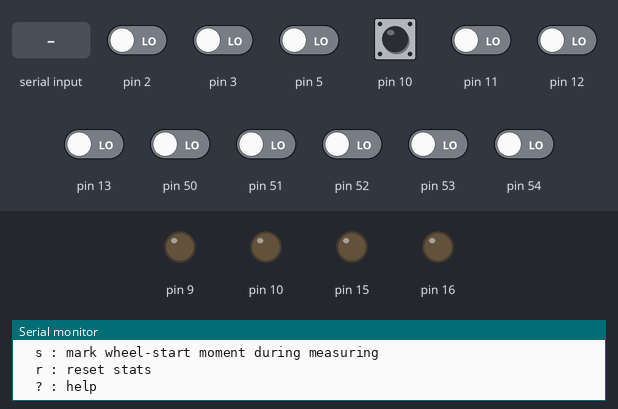
The sketch below on a simulated Arduino Mega 2560, built with avr-gcc and run on an emulated ATmega2560. On the bench: output pins drawn as LEDs (lit = HIGH), the last lines printed to the serial monitor. The inputs (shaded band) are chosen by the test bench; at power-on: pin 2, pin 3, pin 5, pin 10–13, pin 50–54 LOW.

Above: at 1.2 s.
1.3 s: "r" received over Serial
3.0 s: "a" received over Serial
At 3.16 s:
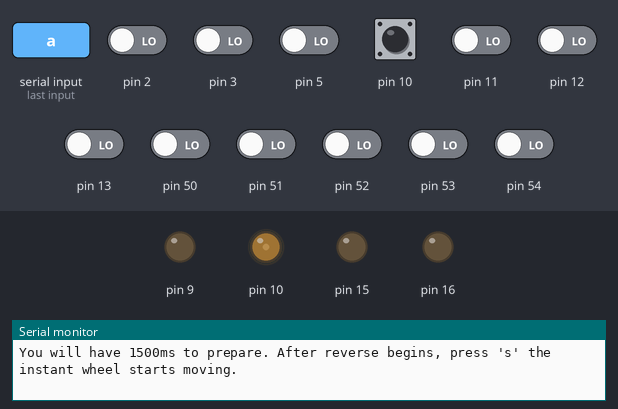
At 5.98 s:
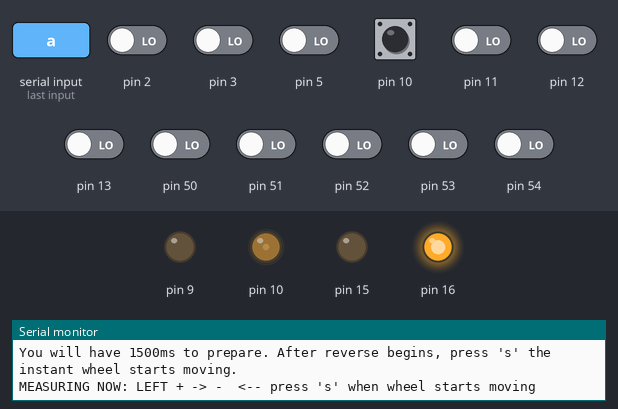
6.0 s: pin 10 pulled HIGH for 0.15 s
At 8.52 s:
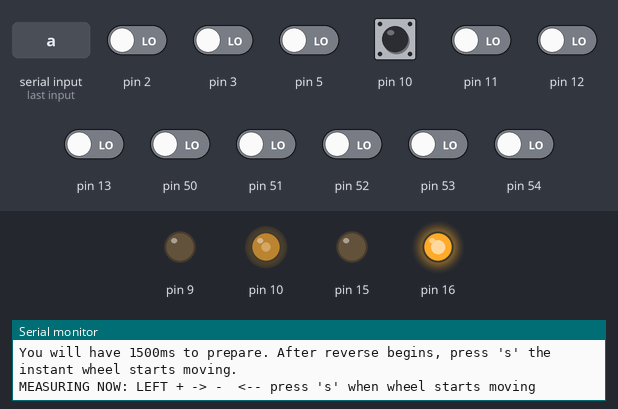
9.0 s: pin 10 pulled HIGH for 1 s
12.0 s: "s" received over Serial
13.5 s: "A" received over Serial
At 21.3 s:
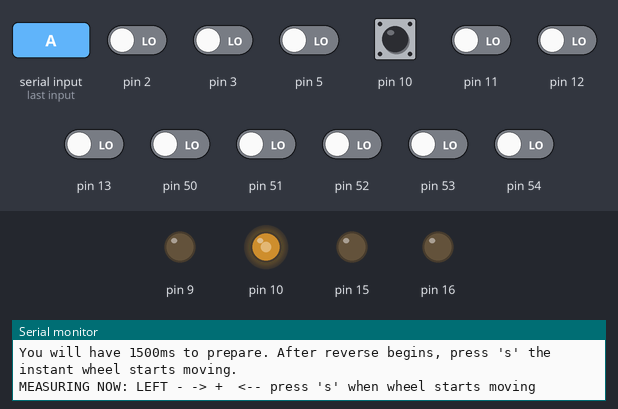
Timing chart, 0 to 21.5 s (numbered marks = the images above; inputs shaded):
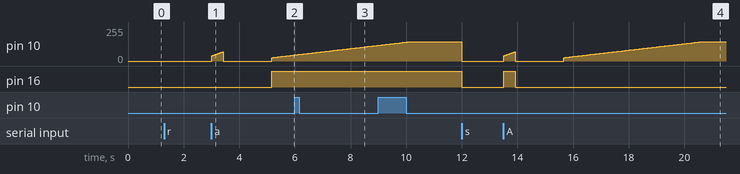

The sketch:

BacklashTest.ino
```cpp
// ===== TEST.ino =====
// Manual backlash measurement using serial-triggered single-shot tests.
//
// Workflow:
//  - Send 'a' to ARM one measurement.
//  - You have ARM_DELAY_MS time to get ready.
//  - The code preloads the gears, stops, waits, then reverses slowly and starts counting.
//  - The instant the wheel STARTS moving, send 's'.
//  - The code records the delta encoder counts and prints running mean/min/max.
//  - Returns to idle and waits for the next 'a'.
//
// Test types cycle automatically:
//   0: LEFT  + -> -
//   1: LEFT  - -> +
//   2: RIGHT + -> -
//   3: RIGHT - -> +
//
// Notes:
//  - Best practice: lift the robot so the wheels spin freely (ground friction inflates values).
//  - The encoder is on the motor side, so YOU must mark the moment the wheel starts moving.

#define ENCODERS3PI_IMPLEMENTATION
#include "Encoders3pi.h"
#include "WheelSpeedCtrl3pi.h"
#include <math.h>

using namespace WheelSpeed3pi;

// ---------------- Speeds (CPS) ----------------
static const float PRELOAD_CPS = 120.0f; // seat the gears
static const float MEASURE_CPS = 40.0f;  // slow reverse while you observe

// ---------------- Timing ----------------
static const uint32_t START_DELAY_MS = 1500;
static const uint32_t PRELOAD_MS     = 400;
static const uint32_t STOP_MS        = 250;
static const uint32_t ARM_DELAY_MS   = 1500; // your "get ready" time
static const uint32_t TIMEOUT_MS     = 7000; // timeout if you never press 's'

// ---------------- Helpers ----------------
static inline int32_t i32abs(int32_t x) { return (x < 0) ? -x : x; }

static float tgtL = 0.0f, tgtR = 0.0f;
static void setTarget(float l, float r) {
  tgtL = l; tgtR = r;
  WheelSpeed3pi::setTargetCps(l, r);
}
static void stopMotors() { setTarget(0.0f, 0.0f); }

static int32_t readWheelCount(bool isLeft) {
  return (int32_t)(isLeft ? Encoders3pi::getCountsLeft() : Encoders3pi::getCountsRight());
}

// ---------------- Simple state machine (uint8_t) ----------------
static const uint8_t ST_WAITBOOT  = 0;
static const uint8_t ST_IDLE      = 1;
static const uint8_t ST_PRELOAD   = 2;
static const uint8_t ST_STOP1     = 3;
static const uint8_t ST_ARM_DELAY = 4;
static const uint8_t ST_MEASURE   = 5;
static const uint8_t ST_STOP2     = 6;

static uint8_t st = ST_WAITBOOT;
static uint32_t tBoot_ms = 0;
static uint32_t stepStart_ms = 0;

// Current single-shot config (derived from testIdx)
static uint8_t  testIdx = 0;   // cycles 0..3
static bool     isLeft = true; // which wheel
static int8_t   preDir = +1;   // preload direction (+1/-1)
static int8_t   measDir = -1;  // measure direction (+1/-1)

static int32_t  baseCnt = 0;
static uint32_t measureStart_ms = 0;

// ---------------- Stats (separate per wheel) ----------------
static int32_t  sumL = 0, sumR = 0;
static uint16_t nL = 0, nR = 0;
static int16_t  minL = 32767, maxL = 0;
static int16_t  minR = 32767, maxR = 0;

static void resetStats() {
  sumL = sumR = 0;
  nL = nR = 0;
  minL = minR = 32767;
  maxL = maxR = 0;
}

static void printTestName(uint8_t idx) {
  // 0: L +->-, 1: L -->+, 2: R +->-, 3: R -->+
  if (idx == 0) Serial.print(F("LEFT + -> -"));
  else if (idx == 1) Serial.print(F("LEFT - -> +"));
  else if (idx == 2) Serial.print(F("RIGHT + -> -"));
  else               Serial.print(F("RIGHT - -> +"));
}

static void setupTestFromIdx(uint8_t idx) {
  // Derive wheel + directions from idx
  if (idx < 2) isLeft = true;
  else         isLeft = false;

  if ((idx % 2) == 0) { // + -> -
    preDir  = +1;
    measDir = -1;
  } else {              // - -> +
    preDir  = -1;
    measDir = +1;
  }
}

static void beginPreload() {
  // Preload only one wheel; keep the other at 0
  const float cps = (float)preDir * PRELOAD_CPS;
  if (isLeft) setTarget(cps, 0.0f);
  else        setTarget(0.0f, cps);
  stepStart_ms = millis();
}

static void beginStop() {
  stopMotors();
  stepStart_ms = millis();
}

static void beginMeasure() {
  const float cps = (float)measDir * MEASURE_CPS;
  if (isLeft) setTarget(cps, 0.0f);
  else        setTarget(0.0f, cps);

  baseCnt = readWheelCount(isLeft);
  measureStart_ms = millis();
  stepStart_ms = millis();
}

static void recordOne(int16_t v) {
  if (isLeft) {
    sumL += v; nL++;
    if (v < minL) minL = v;
    if (v > maxL) maxL = v;
  } else {
    sumR += v; nR++;
    if (v < minR) minR = v;
    if (v > maxR) maxR = v;
  }
}

static void printStats() {
  // Print running stats for both wheels
  Serial.println(F("---- Running stats ----"));
  if (nL > 0) {
    Serial.print(F("LEFT  mean="));
    Serial.print((float)sumL / (float)nL, 2);
    Serial.print(F(" counts, n=")); Serial.print(nL);
    Serial.print(F(", min=")); Serial.print(minL);
    Serial.print(F(", max=")); Serial.println(maxL);
  } else {
    Serial.println(F("LEFT  n=0"));
  }

  if (nR > 0) {
    Serial.print(F("RIGHT mean="));
    Serial.print((float)sumR / (float)nR, 2);
    Serial.print(F(" counts, n=")); Serial.print(nR);
    Serial.print(F(", min=")); Serial.print(minR);
    Serial.print(F(", max=")); Serial.println(maxR);
  } else {
    Serial.println(F("RIGHT n=0"));
  }
  Serial.println(F("-----------------------"));
}

static void printHelp() {
  Serial.println(F("\nCommands:"));
  Serial.println(F("  a : arm ONE measurement (auto-cycles test type)"));
  Serial.println(F("  s : mark wheel-start moment during measuring"));
  Serial.println(F("  r : reset stats"));
  Serial.println(F("  ? : help"));
  Serial.println();
}

void setup() {
  Serial.begin(115200);

  Config cfg;
  cfg.ctrlDtMs   = 20;
  cfg.speedWinMs = 100;
  cfg.stopEpsCps = 0.0f;
  WheelSpeed3pi::begin(cfg);

  Encoders3pi::resetCounts();
  resetStats();

  tBoot_ms = millis();

  Serial.println(F("=== BACKLASH SINGLE-SHOT MEASURE ==="));
  Serial.println(F("Best: lift robot so wheels spin freely."));
  Serial.println(F("Press 'a' to arm one test; after reversal starts, press 's' exactly when wheel starts moving."));
  printHelp();
}

void loop() {
  WheelSpeed3pi::update();
  const uint32_t now = millis();

  char key = 0;
  if (Serial.available()) key = (char)Serial.read();

  if (key == '?') printHelp();
  if (key == 'r' || key == 'R') {
    resetStats();
    Serial.println(F("Stats reset."));
  }

  switch (st) {
    case ST_WAITBOOT: {
      stopMotors();
      if (now - tBoot_ms >= START_DELAY_MS) {
        st = ST_IDLE;
        Serial.println(F("Ready. Send 'a' to start one measurement."));
      }
    } break;

    case ST_IDLE: {
      stopMotors();

      if (key == 'a' || key == 'A') {
        setupTestFromIdx(testIdx);

        Serial.print(F("\nARMED: ")); printTestName(testIdx); Serial.println();
        Serial.print(F("Preload ")); Serial.print(preDir > 0 ? F("+") : F("-"));
        Serial.print(F(" for ")); Serial.print(PRELOAD_MS); Serial.println(F("ms, then stop, then wait ARM_DELAY, then reverse & count."));
        Serial.print(F("You will have ")); Serial.print(ARM_DELAY_MS);
        Serial.println(F("ms to prepare. After reverse begins, press 's' the instant wheel starts moving."));

        beginPreload();
        st = ST_PRELOAD;
      }
    } break;

    case ST_PRELOAD: {
      if (now - stepStart_ms >= PRELOAD_MS) {
        beginStop();
        st = ST_STOP1;
      }
    } break;

    case ST_STOP1: {
      if (now - stepStart_ms >= STOP_MS) {
        // User preparation delay
        stopMotors();
        stepStart_ms = now;
        st = ST_ARM_DELAY;
      }
    } break;

    case ST_ARM_DELAY: {
      stopMotors();
      if (now - stepStart_ms >= ARM_DELAY_MS) {
        Serial.print(F("MEASURING NOW: ")); printTestName(testIdx);
        Serial.println(F("  <-- press 's' when wheel starts moving"));
        beginMeasure();
        st = ST_MEASURE;
      }
    } break;

    case ST_MEASURE: {
      // Only accept 's' in this state
      if (key == 's' || key == 'S') {
        const int16_t v = (int16_t)i32abs(readWheelCount(isLeft) - baseCnt);

        Serial.print(F("RESULT: ")); printTestName(testIdx);
        Serial.print(F(" = ")); Serial.print(v); Serial.println(F(" counts"));

        recordOne(v);
        printStats();

        beginStop();
        st = ST_STOP2;
      } else if (now - measureStart_ms >= TIMEOUT_MS) {
        Serial.print(F("TIMEOUT: ")); printTestName(testIdx);
        Serial.println(F(" (no 's' received). Recording ignored (not added)."));

        beginStop();
        st = ST_STOP2;
      }
    } break;

    case ST_STOP2: {
      if (now - stepStart_ms >= STOP_MS) {
        // Advance to next test config
        testIdx = (uint8_t)((testIdx + 1) & 0x03);

        Serial.print(F("Next test will be: "));
        printTestName(testIdx);
        Serial.println();
        Serial.println(F("Send 'a' when ready."));

        st = ST_IDLE;
      }
    } break;
  }
}
```

Encoders3pi.h
```cpp
#pragma once
#include <Arduino.h>

#if !defined(__AVR_ATmega32U4__)
#error "Encoders3pi.h is intended for ATmega32U4 (e.g., Pololu 3pi+ 32U4)."
#endif

class Encoders3pi {
public:
  // Initialize encoder hardware and interrupts (optional: can be omitted; first read/speed call will auto-begin)
  static void begin();

  // Read accumulated left/right counts (int16_t wraps around)
  static int16_t getCountsLeft();
  static int16_t getCountsRight();

  // Zero counts (reset odometry origin)
  static void resetCounts();      // zero both left and right
  static void resetCountsLeft();
  static void resetCountsRight();

  // ---------------- Windowed speed API (micros()-based, units: counts/s) ----------------
  // Usage:
  //   setup(): Encoders3pi::speedBegin(100);  // 100ms window
  //   loop():  Encoders3pi::speedUpdate();    // call periodically (recommended once every 5~20ms)
  //   Read:    getSpeedLeftCPS()/getSpeedRightCPS()
  static void  speedBegin(uint16_t window_ms = 100);
  static void  speedUpdate();
  static float getSpeedLeftCPS();
  static float getSpeedRightCPS();

private:
  static bool inited_;
};

// ---------------- Implementation (compile exactly once) ----------------
// Only in ONE file write:
//   #define ENCODERS3PI_IMPLEMENTATION
//   #include "Encoders3pi.h"
// Other files only include; do not define.
#ifdef ENCODERS3PI_IMPLEMENTATION

#include <avr/io.h>
#include <avr/interrupt.h>

bool Encoders3pi::inited_ = false;

// 3pi+ 32U4 encoder signals: XOR + B; A = XOR ^ B
// Left : XOR -> D8  (PB4 / PCINT4) ; B -> PE2 (no Arduino pin number)
// Right: XOR -> D7  (PE6 / INT6)   ; B -> D23 (PF0)
static inline bool readLeftXor()  { return (PINB & _BV(4)); }   // PB4
static inline bool readLeftB()    { return (PINE & _BV(2)); }   // PE2
static inline bool readRightXor() { return (PINE & _BV(6)); }   // PE6 (INT6)
static inline bool readRightB()   { return (PINF & _BV(0)); }   // PF0 (D23)

static volatile bool lastLA, lastLB;
static volatile bool lastRA, lastRB;

// Use uint16_t to avoid undefined behavior from signed overflow; cast to int16_t at the API boundary
static volatile uint16_t cntL, cntR;

// Atomic read of both counts (disable interrupts once, read both)
static inline void readCountsAtomic(int16_t &outL, int16_t &outR) {
  uint8_t oldSREG = SREG;
  cli();
  outL = (int16_t)cntL;
  outR = (int16_t)cntR;
  SREG = oldSREG;
}

// Left: pin-change interrupt on PB4 (PCINT4)
ISR(PCINT0_vect) {
  bool newB = readLeftB();
  bool newA = readLeftXor() ^ newB;

  cntL += (newA ^ lastLB) - (lastLA ^ newB);

  lastLA = newA;
  lastLB = newB;
}

// Right: external interrupt INT6 on PE6
ISR(INT6_vect) {
  bool newB = readRightB();
  bool newA = readRightXor() ^ newB;

  cntR += (newA ^ lastRB) - (lastRA ^ newB);

  lastRA = newA;
  lastRB = newB;
}

void Encoders3pi::begin() {
  if (inited_) return;
  inited_ = true;

  // Configure input pullups (XOR / B)
  pinMode(8, INPUT_PULLUP);    // left XOR  (PB4)
  pinMode(7, INPUT_PULLUP);    // right XOR (PE6/INT6)
  pinMode(23, INPUT_PULLUP);   // right B   (PF0)

  // PE2 (left B) has no Arduino pin: manually set as input with pullup
  DDRE  &= ~_BV(2);
  PORTE |=  _BV(2);

  uint8_t oldSREG = SREG;
  cli();

  // Initialize state
  lastLB = readLeftB();
  lastLA = readLeftXor() ^ lastLB;
  cntL = 0;

  lastRB = readRightB();
  lastRA = readRightXor() ^ lastRB;
  cntR = 0;

  // Left: enable PCINT0 group + select PCINT4 (PB4)
  PCICR  |= _BV(PCIE0);
  PCMSK0 |= _BV(PCINT4);
  PCIFR  |= _BV(PCIF0);   // clear pending

  // Right: INT6 triggers on any logical change (ISC61:ISC60 = 01)
  EIMSK &= ~_BV(INT6);
  EICRB = (EICRB & ~(_BV(ISC61) | _BV(ISC60))) | _BV(ISC60);
  EIFR  |= _BV(INTF6);
  EIMSK |= _BV(INT6);

  SREG = oldSREG;
}

int16_t Encoders3pi::getCountsLeft() {
  begin();
  int16_t L, R;
  readCountsAtomic(L, R);
  return L;
}

int16_t Encoders3pi::getCountsRight() {
  begin();
  int16_t L, R;
  readCountsAtomic(L, R);
  return R;
}

void Encoders3pi::resetCounts() {
  begin();
  uint8_t oldSREG = SREG;
  cli();
  cntL = 0;
  cntR = 0;
  SREG = oldSREG;

  // To avoid "speed blowing up right after resetting counts", also reset the speed window here
  speedBegin((uint16_t)(/*keep window*/ 0)); // 0 means keep the current window (handled inside speedBegin)
}

void Encoders3pi::resetCountsLeft() {
  begin();
  uint8_t oldSREG = SREG;
  cli();
  cntL = 0;
  SREG = oldSREG;

  // Reset speed in sync (avoid speed jump)
  speedBegin((uint16_t)0);
}

void Encoders3pi::resetCountsRight() {
  begin();
  uint8_t oldSREG = SREG;
  cli();
  cntR = 0;
  SREG = oldSREG;

  speedBegin((uint16_t)0);
}

// ---------------- Windowed speed (micros-based) ----------------
// Note: do not call speedUpdate()/getSpeed*() inside ISRs (use only in loop()).
// Speed unit: counts per second (CPS); the window is a moving average (suppresses jitter/discrete jumps).

static volatile bool     spInited    = false;
static volatile uint32_t spWindowUs  = 100000UL;   // default 100ms

static volatile int16_t  spLastL = 0;
static volatile int16_t  spLastR = 0;
static volatile uint32_t spLastT = 0;

#ifndef ENC3PI_SPEED_BUF
#define ENC3PI_SPEED_BUF 32
#endif

static int16_t  spDL[ENC3PI_SPEED_BUF];
static int16_t  spDR[ENC3PI_SPEED_BUF];
static uint32_t spDT[ENC3PI_SPEED_BUF];

static uint8_t  spHead = 0;   // next write position
static uint8_t  spUsed = 0;   // number of used samples (<= BUF)
static int32_t  spSumDL = 0;
static int32_t  spSumDR = 0;
static uint32_t spSumDT = 0;

static inline uint8_t spOldestIndex() {
  // oldest = head - used
  return (uint8_t)((spHead + ENC3PI_SPEED_BUF - spUsed) % ENC3PI_SPEED_BUF);
}

void Encoders3pi::speedBegin(uint16_t window_ms) {
  begin();

  // window_ms = 0 means "keep the existing window, only reset the window contents"
  uint32_t keepWindowUs = spWindowUs;

  if (window_ms != 0) {
    if (window_ms == 0) window_ms = 1;
    spWindowUs = (uint32_t)window_ms * 1000UL;
  } else {
    spWindowUs = keepWindowUs;
  }

  uint32_t now = micros();

  // Reset ring buffer
  spHead = 0;
  spUsed = 0;
  spSumDL = 0;
  spSumDR = 0;
  spSumDT = 0;

  for (uint8_t i = 0; i < ENC3PI_SPEED_BUF; i++) {
    spDL[i] = 0;
    spDR[i] = 0;
    spDT[i] = 0;
  }

  // Use current accumulated counts as the baseline (avoid "missing counts")
  int16_t curL, curR;
  readCountsAtomic(curL, curR);

  spLastL = curL;
  spLastR = curR;
  spLastT = now;

  spInited = true;
}

void Encoders3pi::speedUpdate() {
  begin();
  if (!spInited) {
    speedBegin(100);
  }

  uint32_t now = micros();
  uint32_t dt  = (uint32_t)(now - spLastT); // unsigned wrap-safe
  if (dt == 0) return;

  // If the main loop stalls for a long time, dt becomes large; clamp it
  if (dt > 2000000UL) dt = 2000000UL; // 2s

  int16_t curL, curR;
  readCountsAtomic(curL, curR);

  int16_t dL = (int16_t)(curL - spLastL);
  int16_t dR = (int16_t)(curR - spLastR);

  spLastL = curL;
  spLastR = curR;
  spLastT = now;

  // Overwrite into ring buffer
  if (spUsed == ENC3PI_SPEED_BUF) {
    // overwrite oldest at spHead
    spSumDL -= spDL[spHead];
    spSumDR -= spDR[spHead];
    spSumDT -= spDT[spHead];
  } else {
    spUsed++;
  }

  spDL[spHead] = dL;
  spDR[spHead] = dR;
  spDT[spHead] = dt;

  spSumDL += dL;
  spSumDR += dR;
  spSumDT += dt;

  spHead = (uint8_t)((spHead + 1) % ENC3PI_SPEED_BUF);

  // Trim old samples until they fit inside the window (moving average)
  while (spUsed > 1 && spSumDT > spWindowUs) {
    uint8_t oldest = spOldestIndex();
    spSumDL -= spDL[oldest];
    spSumDR -= spDR[oldest];
    spSumDT -= spDT[oldest];
    spUsed--;
  }
}

float Encoders3pi::getSpeedLeftCPS() {
  if (!spInited) speedBegin(100);

  // Atomic read (avoid speedUpdate modifying sums at the same time)
  uint8_t oldSREG = SREG;
  cli();
  int32_t  sum = spSumDL;
  uint32_t dt  = spSumDT;
  SREG = oldSREG;

  if (dt == 0) return 0.0f;
  return (float)sum * 1000000.0f / (float)dt;
}

float Encoders3pi::getSpeedRightCPS() {
  if (!spInited) speedBegin(100);

  uint8_t oldSREG = SREG;
  cli();
  int32_t  sum = spSumDR;
  uint32_t dt  = spSumDT;
  SREG = oldSREG;

  if (dt == 0) return 0.0f;
  return (float)sum * 1000000.0f / (float)dt;
}

#endif // ENCODERS3PI_IMPLEMENTATION
```

Source omitted: Motors3pi.h (2050 bytes), PID3pi.h (4356 bytes), WheelSpeedCtrl3pi.h (7055 bytes)

Measured:
- after the input at 3.0 s, pin 16: LOW → HIGH after 2.2 s
- after the input at 13.5 s, pin 16: LOW → HIGH at once, → LOW 0.41 s later
